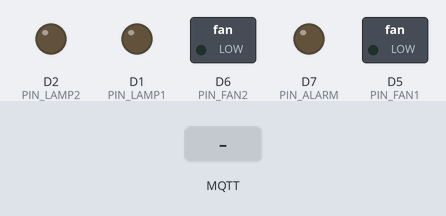
Simulated run of this program. Board: ESP8266 (Wemos D1 mini). Shown: switched loads named in the program (green lamp = pin HIGH), output pins drawn as LEDs (lit = HIGH). Inputs (shaded band) come from the test bench. WiFi joins after 1.5 s; servers stay silent unless stated; EEPROM starts erased; no MQTT or app messages arrive unless stated; what the program prints to the serial monitor is not drawn.

Above: at 2.7 s.
2.8 s: MQTT message "on" arrives on the first subscribed topic
At 4.2 s:
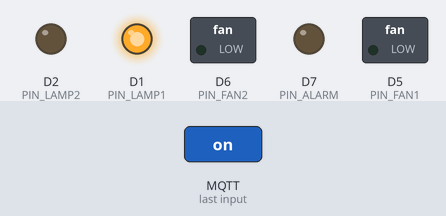
4.5 s: MQTT message "on" arrives on the third subscribed topic
At 5.6 s:
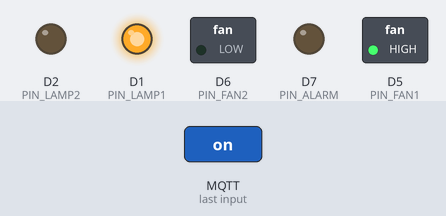
6.0 s: MQTT message "REQ:" arrives on the first subscribed topic
At 6.7 s:
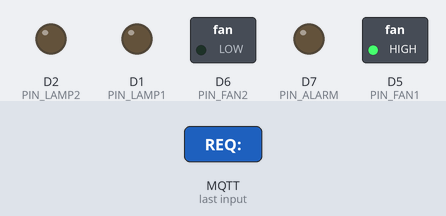
7.5 s: MQTT message "on" arrives on the second subscribed topic
At 7.8 s:
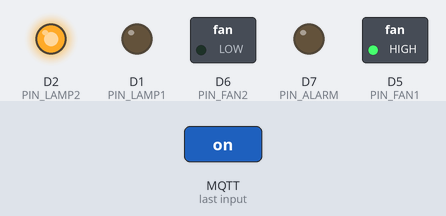
9.0 s: MQTT message "REQ:" arrives on the third subscribed topic
At 10.1 s:
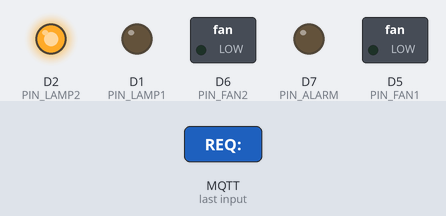
Timing chart, 0 to 12.0 s (numbered marks = the images above; inputs shaded):
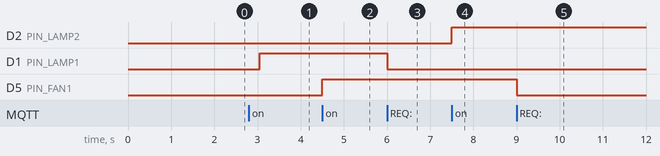

Measured:
- after the input at 2.8 s, D1 (PIN_LAMP1): LOW → HIGH after 0.26 s
- after the input at 4.5 s, D5 (PIN_FAN1): LOW → HIGH at once
- after the input at 6.0 s, D1 (PIN_LAMP1): HIGH → LOW at once
- after the input at 7.5 s, D2 (PIN_LAMP2): LOW → HIGH at once
- after the input at 9.0 s, D5 (PIN_FAN1): HIGH → LOW at once

The program:

main.cpp
```cpp
#include <Arduino.h>
#include <EEPROM.h>
#include <ESP8266WiFi.h>

#include "app_globals.h"
#include "config.h"
#include "network_manager.h"
#include "password_store.h"
#include "serial_handler.h"

void setup() {
  Serial.begin(9600);
  EEPROM.begin(EEPROM_SIZE);

  // Write LOW before pinMode to prevent boot glitch on ESP8266.
  digitalWrite(PIN_LAMP1, LOW);
  digitalWrite(PIN_LAMP2, LOW);
  digitalWrite(PIN_FAN1, LOW);
  digitalWrite(PIN_FAN2, LOW);
  digitalWrite(PIN_ALARM, LOW);

  pinMode(PIN_LAMP1, OUTPUT);
  pinMode(PIN_LAMP2, OUTPUT);
  pinMode(PIN_FAN1, OUTPUT);
  pinMode(PIN_FAN2, OUTPUT);
  pinMode(PIN_ALARM, OUTPUT);

  loadPassword();
  Serial.print("[PWD] Loaded password from EEPROM: ");
  Serial.println(appState.storedPassword);

  WiFi.mode(WIFI_STA);
  WiFi.begin(WIFI_SSID, WIFI_PASS);
  Serial.print("[WiFi] Connecting");
  unsigned long start = millis();
  while (WiFi.status() != WL_CONNECTED && millis() - start < 10000) {
    delay(500);
    Serial.print(".");
  }
  Serial.println(WiFi.status() == WL_CONNECTED ? " OK" : " TIMEOUT");

  configureMQTT();
}

void loop() {
  ensureWiFi();
  ensureMQTT();
  mqtt.loop();
  handleSerial();
}
```

app_globals.h
```cpp
#pragma once

#include <Arduino.h>
#include <ESP8266WiFi.h>
#include <PubSubClient.h>

struct AppState {
  String storedPassword = "1234";
  bool alarmState = false;
};

extern WiFiClient espClient;
extern PubSubClient mqtt;
extern AppState appState;
```

network_manager.h
```cpp
#pragma once

void configureMQTT();
void ensureWiFi();
void ensureMQTT();
```

password_store.h
```cpp
#pragma once

#include <Arduino.h>

void loadPassword();
void savePassword(const String& pwd);
```

serial_handler.h
```cpp
#pragma once

void handleSerial();
```

app_globals.cpp
```cpp
#include "app_globals.h"

WiFiClient espClient;
PubSubClient mqtt(espClient);
AppState appState;
```

network_manager.cpp
```cpp
#include "network_manager.h"

#include <ArduinoJson.h>

#include "app_globals.h"
#include "config.h"
#include "password_store.h"

namespace {

String extractSet(const String& raw) {
  StaticJsonDocument<128> doc;
  if (!deserializeJson(doc, raw)) {
    const char* val = doc["set"];
    if (val) return String(val);
  }
  return raw;
}

void callback(char* topic, byte* payload, unsigned int length) {
  String raw = "";
  raw.reserve(length);
  for (unsigned int i = 0; i < length; i++) raw += static_cast<char>(payload[i]);
  raw.trim();

  String t = String(topic);

  if (t == T_LAMP1 || t == T_LAMP2 || t == T_FAN1 || t == T_FAN2 || t == T_ALARM) {
    String cmd = extractSet(raw);
    bool on = (cmd == "on");

    if (t == T_LAMP1) {
      digitalWrite(PIN_LAMP1, on ? HIGH : LOW);
    } else if (t == T_LAMP2) {
      digitalWrite(PIN_LAMP2, on ? HIGH : LOW);
    } else if (t == T_FAN1) {
      digitalWrite(PIN_FAN1, on ? HIGH : LOW);
    } else if (t == T_FAN2) {
      digitalWrite(PIN_FAN2, on ? HIGH : LOW);
    } else if (t == T_ALARM) {
      appState.alarmState = on;
      digitalWrite(PIN_ALARM, on ? HIGH : LOW);
    }

    Serial.print("[MQTT] ");
    Serial.print(t);
    Serial.print(" -> ");
    Serial.println(on ? "ON" : "OFF");
    return;
  }

  if (t == T_CHPWD) {
    StaticJsonDocument<256> doc;
    if (deserializeJson(doc, raw)) {
      mqtt.publish(T_CHPWD_STAT, "FAIL:BAD_JSON");
      return;
    }

    String oldPwd = doc["oldPassword"] | "";
    String newPwd = doc["newPassword"] | "";
    oldPwd.trim();
    newPwd.trim();

    bool valid = (newPwd.length() == PWD_LEN);
    for (unsigned int i = 0; i < newPwd.length() && valid; i++) {
      if (!isDigit(newPwd[i])) valid = false;
    }

    if (oldPwd != appState.storedPassword) {
      mqtt.publish(T_CHPWD_STAT, "FAIL:WRONG_PASSWORD");
    } else if (!valid) {
      mqtt.publish(T_CHPWD_STAT, "FAIL:INVALID_NEW_PASSWORD");
    } else {
      appState.storedPassword = newPwd;
      savePassword(newPwd);
      mqtt.publish(T_CHPWD_STAT, "CHANGED");
      Serial.println("[PWD] Password updated.");
    }
  }
}

}  // namespace

void configureMQTT() {
  mqtt.setBufferSize(512);
  mqtt.setServer(MQTT_SERVER, MQTT_PORT);
  mqtt.setCallback(callback);
}

void ensureWiFi() {
  if (WiFi.status() == WL_CONNECTED) return;

  static unsigned long lastTry = 0;
  if (millis() - lastTry < 5000) return;
  lastTry = millis();

  Serial.println("[WiFi] Reconnecting...");
  WiFi.disconnect();
  WiFi.begin(WIFI_SSID, WIFI_PASS);
}

void ensureMQTT() {
  if (WiFi.status() != WL_CONNECTED) return;
  if (mqtt.connected()) return;

  static unsigned long lastTry = 0;
  if (millis() - lastTry < 3000) return;
  lastTry = millis();

  String clientId = "smarthome-" + String(ESP.getChipId(), HEX);

  Serial.print("[MQTT] Connecting as ");
  Serial.print(clientId);
  Serial.print(" ... ");

  bool ok = mqtt.connect(
    clientId.c_str(),
    nullptr,
    nullptr,
    T_STATUS,
    0,
    true,
    "offline"
  );

  if (ok) {
    mqtt.publish(T_STATUS, "online", true);

    mqtt.subscribe(T_LAMP1, 1);
    mqtt.subscribe(T_LAMP2, 1);
    mqtt.subscribe(T_FAN1, 1);
    mqtt.subscribe(T_FAN2, 1);
    mqtt.subscribe(T_ALARM, 1);
    mqtt.subscribe(T_CHPWD, 0);

    Serial.println("OK");
    Serial.print("[WiFi] IP: ");
    Serial.println(WiFi.localIP());
  } else {
    Serial.print("FAILED rc=");
    Serial.println(mqtt.state());
  }
}
```

password_store.cpp
```cpp
#include "password_store.h"

#include <EEPROM.h>

#include "app_globals.h"
#include "config.h"

void loadPassword() {
  char buf[PWD_LEN + 1] = {0};
  for (int i = 0; i < PWD_LEN; i++) {
    char c = static_cast<char>(EEPROM.read(PWD_ADDR + i));
    if (c < '0' || c > '9') return;
    buf[i] = c;
  }
  appState.storedPassword = String(buf);
}

void savePassword(const String& pwd) {
  for (int i = 0; i < PWD_LEN; i++) {
    EEPROM.write(PWD_ADDR + i, pwd[i]);
  }
  EEPROM.commit();
}
```

serial_handler.cpp
```cpp
#include "serial_handler.h"

#include "app_globals.h"
#include "config.h"

void handleSerial() {
  static String buf = "";
  static unsigned long lastChar = 0;

  if (buf.length() > 0 && millis() - lastChar > 500) {
    buf = "";
  }

  while (Serial.available()) {
    char c = static_cast<char>(Serial.read());
    lastChar = millis();

    if (c == '\n') {
      buf.trim();
      if (buf.startsWith("REQ:")) {
        String input = buf.substring(4);
        input.trim();

        if (input == appState.storedPassword) {
          Serial.println("OK");
        } else {
          Serial.println("FAIL");
        }
      }
      buf = "";
    } else {
      buf += c;
    }
  }
}
```

config.h
```cpp
#pragma once

#include <Arduino.h>

// Network credentials
extern const char* WIFI_SSID;
extern const char* WIFI_PASS;
extern const char* MQTT_SERVER;
extern const int MQTT_PORT;

// MQTT topics
extern const char* T_LAMP1;
extern const char* T_LAMP2;
extern const char* T_FAN1;
extern const char* T_FAN2;
extern const char* T_ALARM;
extern const char* T_CHPWD;
extern const char* T_CHPWD_STAT;
extern const char* T_STATUS;

// Pin definitions
constexpr uint8_t PIN_LAMP1 = D1;
constexpr uint8_t PIN_LAMP2 = D2;
constexpr uint8_t PIN_FAN1 = D5;
constexpr uint8_t PIN_FAN2 = D6;
constexpr uint8_t PIN_ALARM = D7;

// EEPROM
constexpr int EEPROM_SIZE = 16;
constexpr int PWD_ADDR = 0;
constexpr int PWD_LEN = 4;
```

config.cpp
```cpp
#include "config.h"

const char* WIFI_SSID = "Mnwr's M14";
const char* WIFI_PASS = "mnwrameur20044";
const char* MQTT_SERVER = "10.228.191.110";
const int MQTT_PORT = 1883;

const char* T_LAMP1 = "smartHome/devices/lamp/lamp1/set";
const char* T_LAMP2 = "smartHome/devices/lamp/lamp2/set";
const char* T_FAN1 = "smartHome/devices/fan/fan1/set";
const char* T_FAN2 = "smartHome/devices/fan/fan2/set";
const char* T_ALARM = "smartHome/devices/alarm/set";
const char* T_CHPWD = "smartHome/devices/door/changePassword";
const char* T_CHPWD_STAT = "smartHome/devices/door/changePassword/status";
const char* T_STATUS = "smartHome/status";
```
